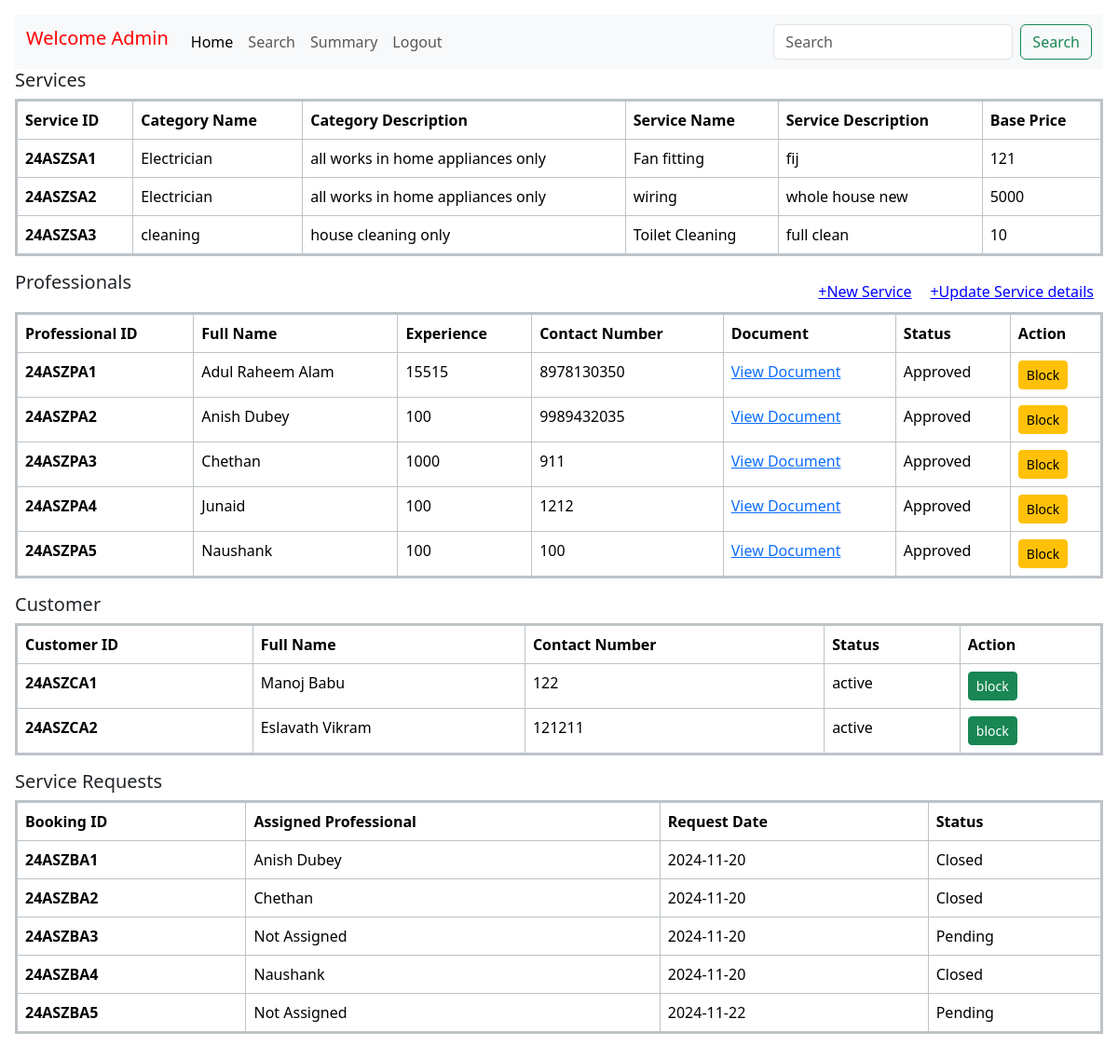
Page /Admin/home on the earlier database version.
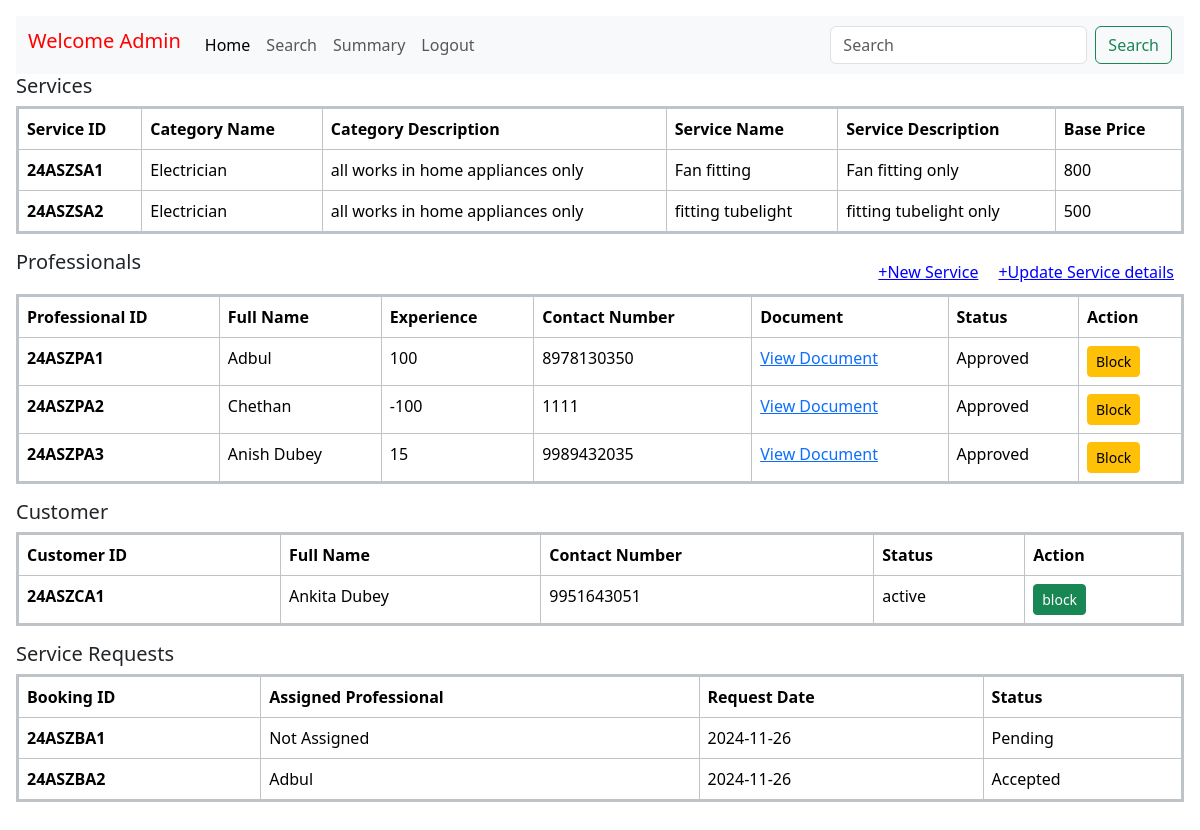
Same page on the later database version.
### models.py (models this page shows, shortened)
class Service(db.Model):
    __tablename__ = 'Service'
    service_id = db.Column(db.String(50), primary_key=True)
    service_name = db.Column(db.String(100), nullable=False, unique=True)
    service_description = db.Column(db.String(200), nullable=False)
    base_price = db.Column(db.Integer(), nullable=False)
    category_id = db.Column(db.String(50), db.ForeignKey('Category.category_id'), nullable=False)
    requests = db.relationship('ServiceBooked', backref='service', lazy=True)

class Category(db.Model):
    __tablename__ = 'Category'
    category_id = db.Column(db.String(50), primary_key=True)
    category_name = db.Column(db.String(100), nullable=False, unique=True)
    category_description = db.Column(db.String(200), nullable=True)
    services = db.relationship('Service', backref='category', lazy=True)

class Professional(db.Model):
    __tablename__ = 'Professional'
    professional_id = db.Column(db.String(50),db.ForeignKey('Credential.user_id'), primary_key=True, )
    username=db.Column(db.String(50), nullable=False)
    full_name = db.Column(db.String(50), nullable=False)
    experience = db.Column(db.String(50), nullable=False)
    contact_number = db.Column(db.String(15), nullable=True)
    service_name = db.Column(db.String(100), nullable=False)
    service_id=db.Column(db.String(50),nullable=False)
    document = db.Column(db.Text, nullable=False)
    address = db.Column(db.String(200), nullable=False)
    pin = db.Column(db.Integer(), nullable=False)
    status = db.Column(db.String(10), default='active')
    registration_date = db.Column(db.DateTime, default=datetime.utcnow)
    services_booked = db.relationship('ServiceBooked', backref='professional', lazy=True)

class Customer(db.Model):
    __tablename__ = 'Customer'
    customer_id = db.Column(db.String(50),  db.ForeignKey('Credential.user_id'),primary_key=True)
    username=db.Column(db.String(50), nullable=False)
    full_name = db.Column(db.String(50), nullable=False)
    address = db.Column(db.String(200), nullable=False)
    contact = db.Column(db.String(15), nullable=True)
    pin = db.Column(db.Integer(), nullable=False)
    status = db.Column(db.String(10), default='active')
    registration_date = db.Column(db.DateTime, default=datetime.utcnow)
    requests = db.relationship('ServiceBooked', backref='customer', lazy=True)

class ServiceBooked(db.Model):
    __tablename__ = 'services_booked'
    booking_id = db.Column(db.String(50), primary_key=True)
    customer_id = db.Column(db.String(50), db.ForeignKey('Customer.customer_id'), nullable=False)
    professional_id = db.Column(db.String(50), db.ForeignKey('Professional.professional_id'), nullable=True)
    service_id = db.Column(db.String(50), db.ForeignKey('Service.service_id'), nullable=False)
    status = db.Column(db.String(50), nullable=False,primary_key=True)
    request_date = db.Column(db.DateTime, default=datetime.utcnow)
    completion_date = db.Column(db.DateTime, nullable=True)
    rating_by_user = db.Column(db.Integer(), nullable=True)
    rating_by_professional = db.Column(db.Integer(), nullable=True)
    remarks_by_customer = db.Column(db.String(200), nullable=True)
    remarks_by_professional = db.Column(db.String(200), nullable=True)

### routes.py (the view)
@app.route("/Admin/home",methods=['POST',"GET"])
def admin_home():
    joined_data = (
        db.session.query(
            Category.category_name,
            Category.category_description.label("category_description"),
            Service.service_name,
            Service.service_id,
            Service.service_description.label("service_description"),
            Service.base_price
        )
        .join(Service, Category.category_id == Service.category_id)
        .all()
    )
    Professionals_data = Professional.query.with_entities(
        Professional.professional_id,
        Professional.full_name,
        Professional.contact_number,
        Professional.experience,
        Professional.document,
        Professional.service_name,
        Professional.status
    ).all()
    customer_data = Customer.query.with_entities(
        Customer.customer_id,
        Customer.full_name,
        Customer.contact,
        Customer.status
    ).all()
    service_requests = db.session.query(
        ServiceBooked.booking_id.label('id'),
        ServiceBooked.request_date,
        ServiceBooked.status,
        Professional.full_name.label('professional_name')
    ).outerjoin(
        Professional, ServiceBooked.professional_id == Professional.professional_id
    ).all()
    return render_template(
        "Admin/home.html",
        joined_data=joined_data,
        Professionals_data=Professionals_data,
        customer_data=customer_data,
        service_requests=service_requests
    )

### templates/Admin/home.html (shortened to what the changed rows need)
<!doctype html>
<html lang="en">
  <head>
    <link href="https://cdn.jsdelivr.net/npm/bootstrap@5.3.3/dist/css/bootstrap.min.css" rel="stylesheet">
    <link href="https://getbootstrap.com/docs/5.3/assets/css/docs.css" rel="stylesheet">
  </head>
  <body class="p-3 m-0 border-0 bd-example m-0 border-0">
    <nav class="navbar navbar-expand-lg bg-body-tertiary" style="background-color:#0d76ff;text-align: center;">
      <div class="container-fluid">
        <h1 class="navbar-brand" style="color:rgb(255, 0, 0);">Welcome Admin</h1>
      </div>
    </nav>
    <h2 style="font-size:20px;">Services</h2>
    <div>
      <table class="table table-bordered" style="border: 3px solid #bdc3c7; border-collapse: collapse;">
          <thead>
            <tr>
              <th>Service ID</th>
              <th>Category Name</th>
              <th>Category Description</th>
              <th>Service Name</th>
              <th>Service Description</th>
              <th>Base Price</th>
            </tr>
          </thead>
          <tbody>
            {% for row in joined_data %}
            <tr>
              <th scope="row">{{row.service_id}}</th>
              <td>{{ row.category_name }}</td>
              <td>{{ row.category_description }}</td>
              <td>{{ row.service_name }}</td>
              <td>{{ row.service_description }}</td>
              <td>{{ row.base_price }}</td>
            </tr>
            {% endfor %}
          </tbody>
        </table>
  </div>
<div>
  <table class="table table-bordered" style="border: 3px solid #bdc3c7; border-collapse: collapse;">
    <thead>
      <tr>
        <th>Professional ID</th>
        <th>Full Name</th>
        <th>Experience</th>
        <th>Contact Number</th>
        <th>Document</th>
        <th>Status</th>
        <th>Action</th>
      </tr>
    </thead>
    <tbody>
      {% for row in Professionals_data %}
        <tr>
          <th scope="row">{{ row.professional_id }}</th>
          <td>{{ row.full_name }}</td>
          <td>{{ row.experience }}</td>
          <td>{{ row.contact_number }}</td>
          <td><a href="{{ url_for('view_document', professional_id=row.professional_id) }}">View Document</a></td>
          <td>{{ row.status }}</td>
          <td>
            {% if row.status == 'Approved' %}
              <form method="POST" action="{{ url_for('update_status') }}" style="display:inline;">
                <button type="submit" class="btn btn-warning btn-sm">Block</button>
              </form>
            {% endif %}
          </td>
        </tr>
      {% endfor %}
    </tbody>
  </table>
</div>
<div>
  <table class="table table-bordered" style="border: 3px solid #bdc3c7; border-collapse: collapse;">
    <thead>
      <tr>
        <th>Customer ID</th>
        <th>Full Name</th>
        <th>Contact Number</th>
        <th>Status</th>
        <th>Action</th>
      </tr>
    </thead>
    <tbody>
      {% for row in customer_data %}
        <tr>
          <th scope="row">{{ row.customer_id }}</th>
          <td>{{ row.full_name }}</td>
          <td>{{ row.contact }}</td>
          <td>{{ row.status }}</td>
          <td>
            {% if row.status == 'active' %}
              <form method="POST" action="{{ url_for('customer_status') }}" style="display:inline;">
                <button type="submit" class="btn btn-success btn-sm">block</button>
              </form>
            {% endif %}
          </td>
        </tr>
      {% endfor %}
    </tbody>
  </table>
</div>
    <div>
      <table class="table table-bordered" style="border: 3px solid #bdc3c7; border-collapse: collapse;">
        <thead>
          <tr>
            <th scope="col">Booking ID</th>
            <th scope="col">Assigned Professional</th>
            <th scope="col">Request Date</th>
            <th scope="col">Status</th>
          </tr>
        </thead>
        <tbody>
          {% if service_requests %}
            {% for request in service_requests %}
              <tr>
                <th scope="row">{{ request.id }}</th>
                <td>{{ request.professional_name if request.professional_name else "Not Assigned" }}</td>
                <td>{{ request.request_date.strftime('%Y-%m-%d') }}</td>
                <td>{{ request.status }}</td>
              </tr>
            {% endfor %}
          {% else %}
            <tr>
              <td colspan="4" class="text-center">No service requests found.</td>
            </tr>
          {% endif %}
        </tbody>
      </table>
    </div>
  </body>
</html>

Differences in the rows shown:
removed Service: service_id "24ASZSA3", category_name "cleaning", category_description "house cleaning only", service_name "Toilet Cleaning", service_description "full clean", base_price "10"
removed Professional: professional_id "24ASZPA4", full_name "Junaid", experience "100", contact_number "1212", status "Approved"
removed Professional: professional_id "24ASZPA5", full_name "Naushank", experience "100", contact_number "100", status "Approved"
removed Customer: customer_id "24ASZCA2", full_name "Eslavath Vikram", contact "121211", status "active"
removed ServiceBooked: id "24ASZBA3", professional_name "Not Assigned", request_date "2024-11-20", status "Pending"
removed ServiceBooked: id "24ASZBA4", full_name "Naushank", request_date "2024-11-20", status "Closed"
removed ServiceBooked: id "24ASZBA5", professional_name "Not Assigned", request_date "2024-11-22", status "Pending"
changed Service "24ASZSA1": service_description "fij" → "Fan fitting only"; base_price "121" → "800"
changed Service "24ASZSA2": service_name "wiring" → "fitting tubelight"; service_description "whole house new" → "fitting tubelight only"; base_price "5000" → "500"
changed Professional "24ASZPA1": full_name "Adul Raheem Alam" → "Adbul"; experience "15515" → "100"
changed Professional "24ASZPA2": full_name "Anish Dubey" → "Chethan"; experience "100" → "-100"; contact_number "9989432035" → "1111"
changed Professional "24ASZPA3": full_name "Chethan" → "Anish Dubey"; experience "1000" → "15"; contact_number "911" → "9989432035"
changed Customer "24ASZCA1": full_name "Manoj Babu" → "Ankita Dubey"; contact "122" → "9951643051"
changed ServiceBooked "24ASZBA1": full_name "Anish Dubey" → "Not Assigned"; request_date "2024-11-20" → "2024-11-26"; status "Closed" → "Pending"
changed ServiceBooked "24ASZBA2": full_name "Chethan" → "Adbul"; request_date "2024-11-20" → "2024-11-26"; status "Closed" → "Accepted"
